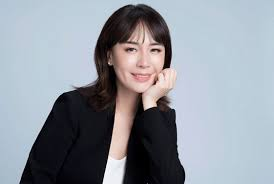
#> input picture OpenCV/face1.jpg, 274 x 184 px
$ python '05人脸检测.py'
#> lines starting #> are read from the running program, lines starting #| are printed output that depends on the picture; after the words box and inside, x2 and y2 are one past the last pixel; in counts of white or black regions, pixels touching at a corner belong together
#> further down, img is the input picture: shape (184, 274, 3); mean B, G, R 159, 150.3, 144.5
# 导入cv模块
import cv2
import numpy


# 检测函数
def face_detect_demo():
    gray =cv2.cvtColor(img, cv2.COLOR_BGR2GRAY)   # 第一步进行灰度转换
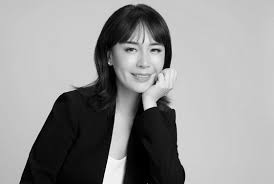
#> gray: shape (184, 274); min 0, max 255, mean 149.6
    # 加载一个分类器，opencv已经训练好的人脸识别分类器
    # 下面就是调用openCV的一个识别面部的分类器
    face_detect = cv2.CascadeClassifier('C:/Users/axuan/Documents/python/opencv/sources/data\haarcascades/haarcascade_frontalface_alt2.xml')
    # face_detect.detectMultiScale的参数说明：(放入的图像，缩放倍数，确定次数也就是要检测多少次才能确定有这个人脸，默认，人脸最大是多大也就是一张图片上的人脸大概都是多大，就给限制一下)
    face = face_detect.detectMultiScale(gray,1.01,5)
#> face = [[113, 27, 59, 59]]
    # 检测图像绘制一个框
    for x,y,w,h in face:
        cv2.rectangle(img,(x,y),(x+w,y+h),color=(0,0,255),thickness=1)
#> this loop made 1 pass
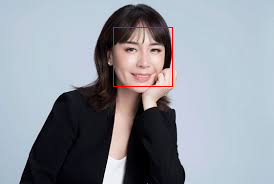
#> img: shape (184, 274, 3); 0.47% of pixels changed, all inside (x1, y1, x2, y2) = (113, 27, 173, 87)
    cv2.imshow('result',img)
# 读取图片
img = cv2.imread("face1.jpg")
img = numpy.array(img)
# 调用检测函数
face_detect_demo()
# 等待
# 按下Q退出
while True:
    if ord('q') == cv2.waitKey(0):
#> (key q is pressed here)
        break
# 释放内存
cv2.destroyAllWindows()
